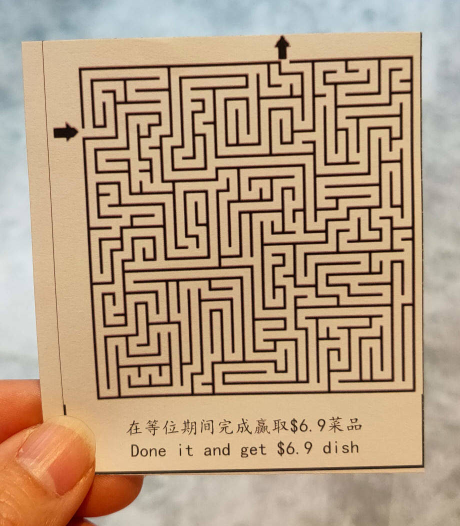
#> input picture mazes/maze.png, 920 x 1052 px (shown at 1/2 size)
$ python whatev.py
#> lines starting #> are read from the running program, lines starting #| are printed output that depends on the picture; after the words box and inside, x2 and y2 are one past the last pixel; in counts of white or black regions, pixels touching at a corner belong together
import cv2
import matplotlib.pyplot as plt
import numpy as np
from skimage.morphology import binary_erosion, reconstruction
from skimage.morphology.convex_hull import convex_hull_image


# https://stackoverflow.com/a/54481969/11089932
def simple_white_balancing(image):
    h, w = image.shape[:2]
    patch = image[int(h / 2 - 20):int(h / 2 + 20), int(w / 2 - 20):int(w / 2 + 20)]
    x, y = cv2.minMaxLoc(np.sum(patch.astype(int), axis=2))[3]
    white_b, white_g, white_r = patch[y, x, ...].astype(float)
    lum = (white_r + white_g + white_b) / 3
    image[..., 0] = image[..., 0] * lum / white_b
    image[..., 1] = image[..., 1] * lum / white_g
    image[..., 2] = image[..., 2] * lum / white_r
    return image


for file in ['mazes/maze.png']:
    # Read image
    img = cv2.imread(file)
#> img is the input picture: shape (1052, 920, 3); mean B, G, R 130.5, 157.8, 183.3

    # Initialize hull image
    h, w = img.shape[:2]
#> h = 1052; w = 920
    hull = np.zeros((h, w), np.uint8)

    # Simple white balancing, cf. https://stackoverflow.com/a/54481969/11089932
    img = cv2.GaussianBlur(img, (11, 11), None)
    maze = simple_white_balancing(img.copy())
#> in simple_white_balancing, `x, y = cv2.minMaxLoc(np.sum(patch.astype(int), axis=2))[3]`: x = 22; y = 15
#> in simple_white_balancing, `white_b, white_g, white_r = patch[y, x, ...].astype(float)`: white_b = 141; white_g = 178; white_r = 210
#> in simple_white_balancing, `lum = (white_r + white_g + white_b) / 3`: lum = 176.3

    # Mask low saturation area
    sat = cv2.cvtColor(maze, cv2.COLOR_BGR2HSV)[..., 1]
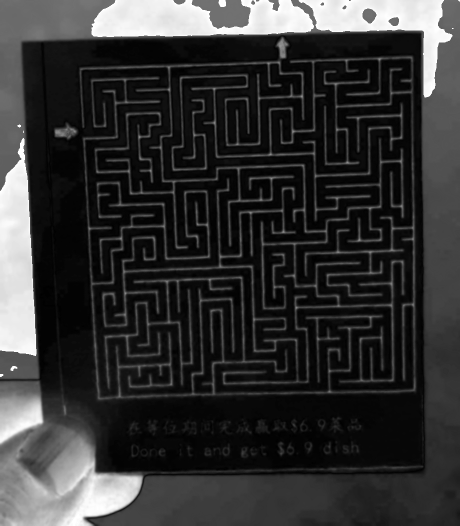
#> sat: shape (1052, 920) (shown at 1/2 size); min 0, max 255, mean 50.9
    mask = (sat < 16).astype(np.uint8) * 255
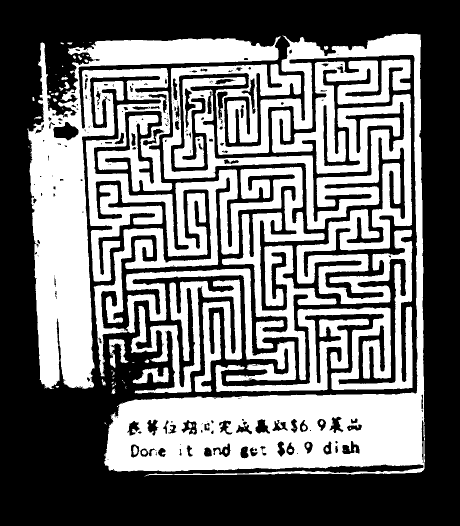
#> mask: shape (1052, 920) (shown at 1/2 size); 45.2% white; 100 white regions (69 under 20 px), largest, box (x1, y1, x2, y2) and area: (208, 67, 850, 954) 230960, (55, 72, 673, 778) 181874, (261, 559, 484, 787) 20896
    mask = cv2.morphologyEx(mask, cv2.MORPH_CLOSE,
                            cv2.getStructuringElement(cv2.MORPH_RECT,
                                                      (31, 31)))
#> mask: shape (1052, 920); 66.5% white; 1 black region, box (x1, y1, x2, y2) and area: (0, 0, 920, 1052) 324442
    mask = cv2.copyMakeBorder(mask, 1, 1, 1, 1, cv2.BORDER_CONSTANT, 0)
#> mask: shape (1054, 922); 66.2% white; 1 black region, box (x1, y1, x2, y2) and area: (0, 0, 922, 1054) 328390
    mask = cv2.morphologyEx(mask, cv2.MORPH_OPEN,
                            cv2.getStructuringElement(cv2.MORPH_RECT,
                                                      (201, 201)))
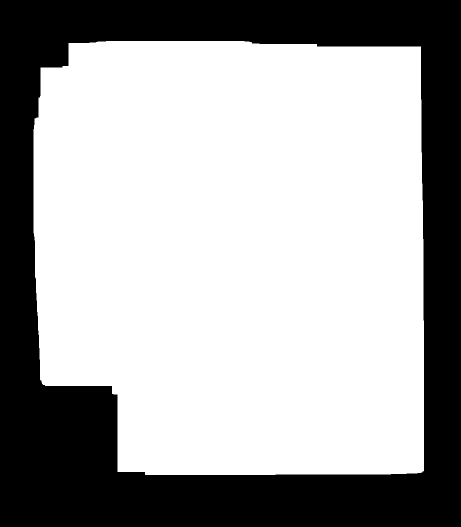
#> mask: shape (1054, 922) (shown at 1/2 size); 65.3% white; 1 black region

    # Find largest contour in mask (w.r.t. the OpenCV version)
    cnts = cv2.findContours(mask, cv2.RETR_EXTERNAL, cv2.CHAIN_APPROX_NONE)
#> cnts = 1 contour; box (x1, y1, x2, y2) and area: (67, 82, 848, 950) 633286
    cnts = cnts[0] if len(cnts) == 2 else cnts[1]
    cnt = max(cnts, key=cv2.contourArea)
#> cnt = contour of 3239 points, box (x1, y1, x2, y2) (67, 82, 848, 950), area 633286
    cnt = max(cnts, key=cv2.contourArea)
    x, y, w, h = cv2.boundingRect(cnt)
#> x = 67; y = 82; w = 781; h = 868

    # Crop to low saturation area
    cut = cv2.cvtColor(maze[y + 1:y + 1 + h, x + 1:x + 1 + w], cv2.COLOR_BGR2GRAY)
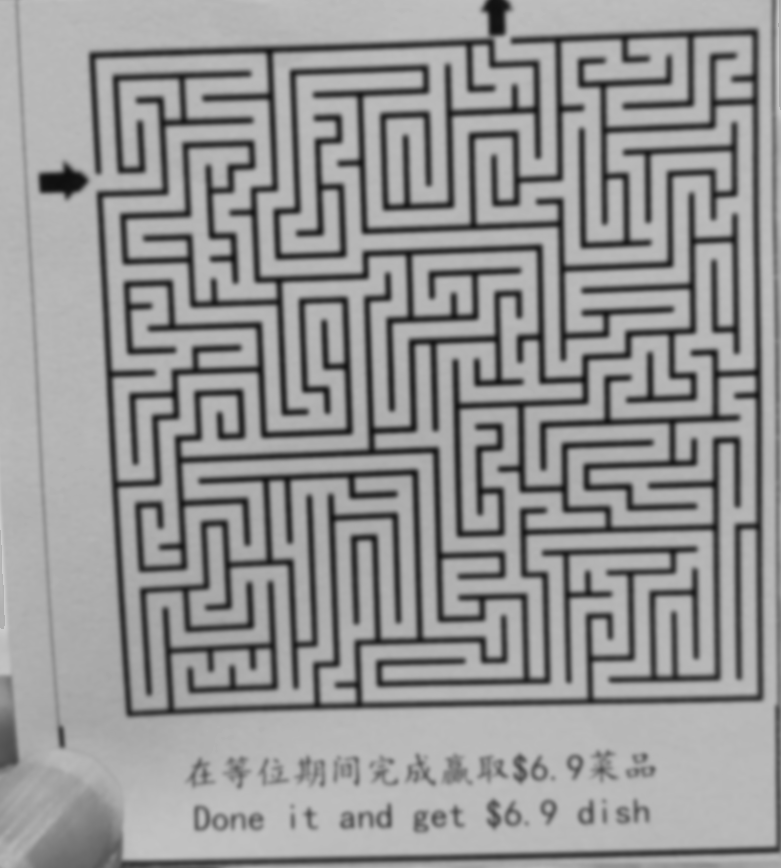
#> cut: shape (868, 781); min 15, max 207, mean 149.6

    # Use existing reconstruction approach on low saturation area
    h_c, w_c = cut.shape
#> h_c = 868; w_c = 781
    seed = np.zeros_like(cut)
    size = 40
    hh = h_c // 2
#> hh = 434
    hw = w_c // 2
#> hw = 390
    seed[hh - size:hh + size, hw - size:hw + size] = cut[hh - size:hh + size, hw - size:hw + size]
    rec = reconstruction(seed, cut)
    rec = cv2.erode(rec, np.ones((2, 2)), iterations=1)

    seed = np.ones_like(rec) * 255
    size = 240
    seed[hh - size:hh + size, hw - size:hw + size] = rec[hh - size:hh + size, hw - size:hw + size]
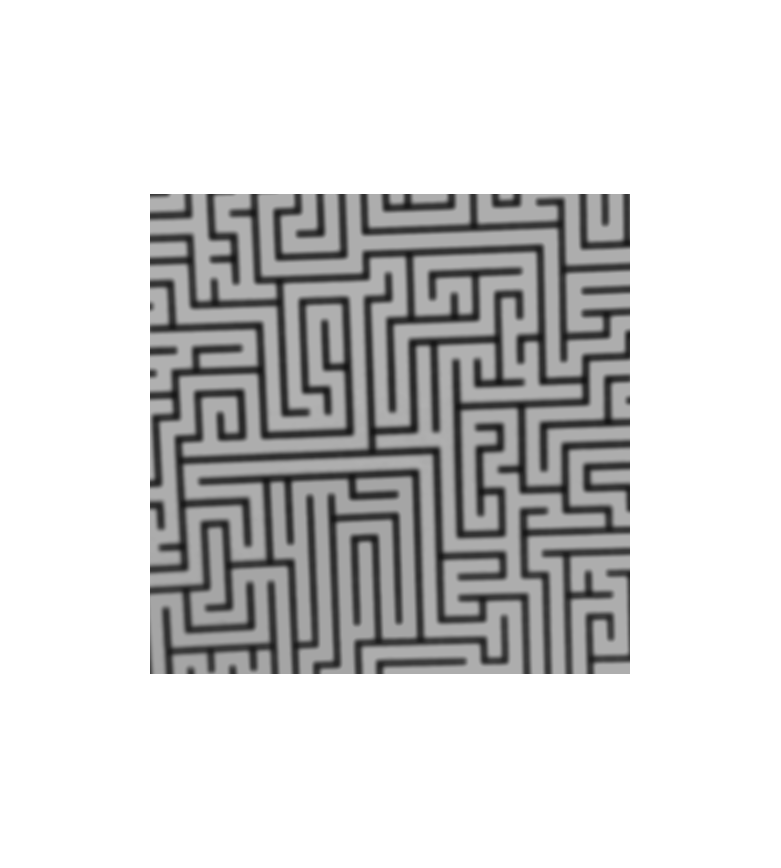
#> seed: shape (868, 781) float64; min 21, max 255, mean 212.2
    rec = reconstruction(seed, rec, method='erosion').astype(np.uint8)
    rec = cv2.threshold(rec, np.quantile(rec, 0.25), 255, cv2.THRESH_BINARY_INV)[1]
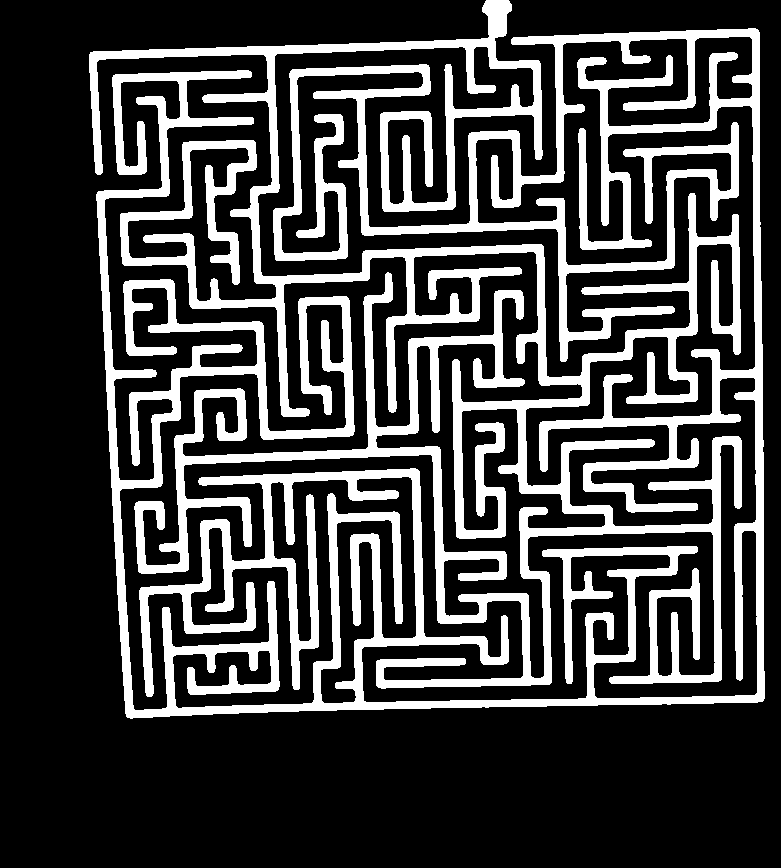
#> rec: shape (868, 781); 25.2% white; 2 white regions, box (x1, y1, x2, y2) and area: (96, 28, 765, 719) 97763, (89, 0, 742, 689) 73277

    hull[y + 1:y + 1 + h, x + 1:x + 1 + w] = convex_hull_image(rec) * 255
#> hull: shape (1052, 920); 46.9% white; 1 white region, box (x1, y1, x2, y2) and area: (157, 83, 833, 802) 454355

    plt.figure(figsize=(18, 8))
    plt.subplot(1, 5, 1), plt.imshow(img[..., ::-1]), plt.title('Original image')
    plt.subplot(1, 5, 2), plt.imshow(maze[..., ::-1]), plt.title('White balanced image')
    plt.subplot(1, 5, 3), plt.imshow(sat, 'gray'), plt.title('Saturation channel')
    plt.subplot(1, 5, 4), plt.imshow(hull, 'gray'), plt.title('Obtained convex hull')
    plt.subplot(1, 5, 5), plt.imshow(cv2.bitwise_and(img, img, mask=hull)[..., ::-1])
    plt.tight_layout(), plt.savefig(file + 'output.png'), plt.show()
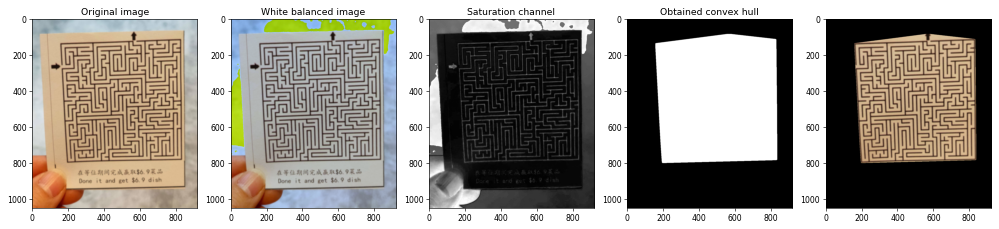
#> figure drawn by matplotlib, 5 panels
